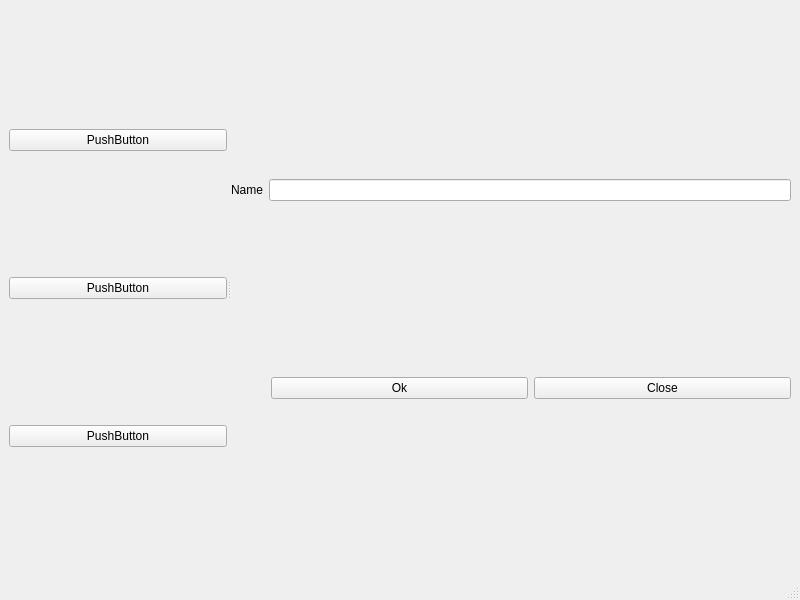
<?xml version="1.0" encoding="UTF-8"?>
<ui version="4.0">
 <class>MainWindow</class>
 <widget class="QMainWindow" name="MainWindow">
  <property name="geometry">
   <rect>
    <x>0</x>
    <y>0</y>
    <width>800</width>
    <height>600</height>
   </rect>
  </property>
  <property name="windowTitle">
   <string>MainWindow</string>
  </property>
  <widget class="QWidget" name="centralwidget">
   <layout class="QHBoxLayout" name="horizontalLayout_3">
    <item>
     <widget class="QSplitter" name="splitter">
      <property name="orientation">
       <enum>Qt::Horizontal</enum>
      </property>
      <widget class="QWidget" name="">
       <layout class="QVBoxLayout" name="verticalLayout_2">
        <item>
         <widget class="QPushButton" name="pushButton_3">
          <property name="text">
           <string>PushButton</string>
          </property>
         </widget>
        </item>
        <item>
         <widget class="QPushButton" name="pushButton_4">
          <property name="text">
           <string>PushButton</string>
          </property>
         </widget>
        </item>
        <item>
         <widget class="QPushButton" name="pushButton_5">
          <property name="text">
           <string>PushButton</string>
          </property>
         </widget>
        </item>
       </layout>
      </widget>
      <widget class="QWidget" name="">
       <layout class="QVBoxLayout" name="verticalLayout">
        <item>
         <layout class="QHBoxLayout" name="horizontalLayout">
          <item>
           <widget class="QLabel" name="label">
            <property name="text">
             <string>Name</string>
            </property>
            <property name="buddy">
             <cstring>lineEdit</cstring>
            </property>
           </widget>
          </item>
          <item>
           <widget class="QLineEdit" name="lineEdit"/>
          </item>
         </layout>
        </item>
        <item>
         <layout class="QHBoxLayout" name="horizontalLayout_2">
          <item>
           <spacer name="horizontalSpacer">
            <property name="orientation">
             <enum>Qt::Horizontal</enum>
            </property>
            <property name="sizeType">
             <enum>QSizePolicy::Preferred</enum>
            </property>
            <property name="sizeHint" stdset="0">
             <size>
              <width>40</width>
              <height>20</height>
             </size>
            </property>
           </spacer>
          </item>
          <item>
           <widget class="QPushButton" name="pushButton">
            <property name="text">
             <string>Ok</string>
            </property>
           </widget>
          </item>
          <item>
           <widget class="QPushButton" name="pushButton_2">
            <property name="text">
             <string>Close</string>
            </property>
           </widget>
          </item>
         </layout>
        </item>
       </layout>
      </widget>
     </widget>
    </item>
   </layout>
  </widget>
  <widget class="QMenuBar" name="menubar">
   <property name="geometry">
    <rect>
     <x>0</x>
     <y>0</y>
     <width>800</width>
     <height>21</height>
    </rect>
   </property>
  </widget>
  <widget class="QStatusBar" name="statusbar"/>
 </widget>
 <tabstops>
  <tabstop>pushButton</tabstop>
  <tabstop>pushButton_2</tabstop>
  <tabstop>lineEdit</tabstop>
  <tabstop>pushButton_3</tabstop>
  <tabstop>pushButton_4</tabstop>
  <tabstop>pushButton_5</tabstop>
 </tabstops>
 <resources/>
 <connections/>
</ui>
